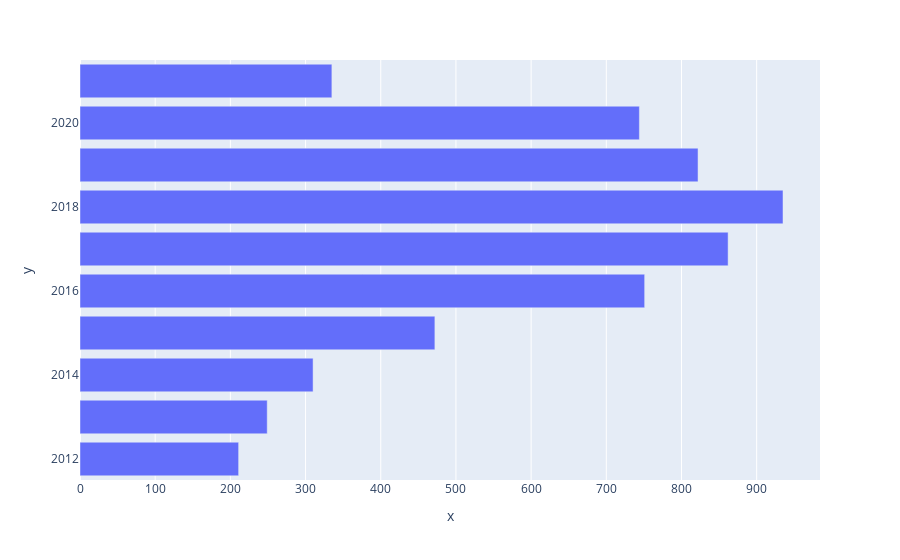

The notebook cell this image was saved under:
### Code cell
px.bar(y = rly.index, x = rly.values, orientation = 'h')

### Figure 1 — Plotly figure (JSON) as saved in the notebook; plotly's stock layout.template omitted (floating-point values rounded to 4 significant figures)
{"data": [{"alignmentgroup": "True", "hovertemplate": "x=%{x}<br>y=%{y}<extra></extra>", "legendgroup": "", "marker": {"color": "#636efa", "pattern": {"shape": ""}}, "name": "", "offsetgroup": "", "orientation": "h", "showlegend": false, "textposition": "auto", "type": "bar", "x": [935, 862, 822, 751, 744, 472, 335, 310, 249, 211], "xaxis": "x", "y": [2018, 2017, 2019, 2016, 2020, 2015, 2021, 2014, 2013, 2012], "yaxis": "y"}], "layout": {"autosize": true, "barmode": "relative", "legend": {"tracegroupgap": 0}, "margin": {"t": 60}, "xaxis": {"anchor": "y", "autorange": true, "domain": [0, 1], "range": [0, 984.2], "title": {"text": "x"}, "type": "linear"}, "yaxis": {"anchor": "x", "autorange": true, "domain": [0, 1], "range": [2012.0, 2022.0], "title": {"text": "y"}, "type": "linear"}}}
